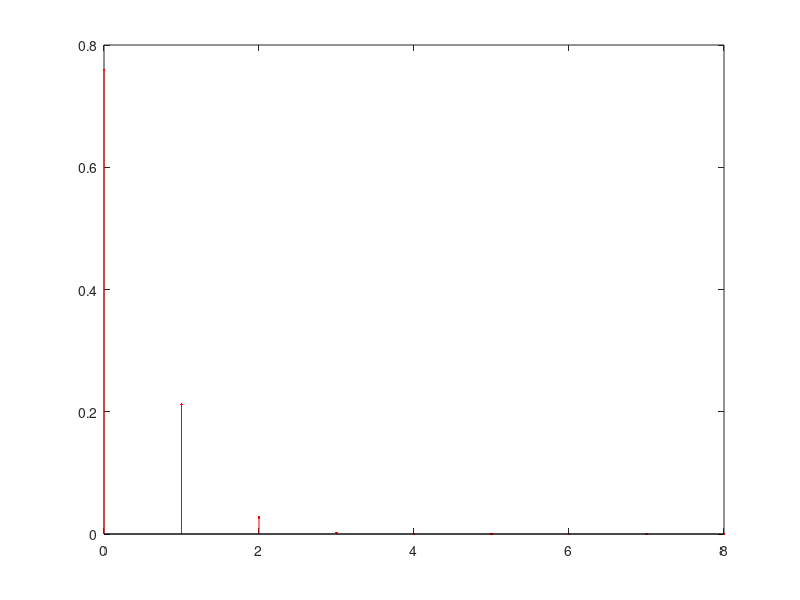

Write the MATLAB code that produced this figure.
%% 2.3 Section for evaluation
% Consider a toy manufacturing company producing a given toy. The toy is composed 
% by two components (1 and 2) that are produced separately and then are assembled 
% together. At the end, the toys are packed for commercialization in boxes of 
% n toys each. The manufacturing process of Component 1 produces p1 = 0.2% of 
% defective components. The manufacturing process of Component 2 produces p2 = 
% 0.5% of defective components. A toy is defective if at least one of its components 
% is defective. The assembly process produces pa = 1% of defective toys (even 
% when none of the 2 components is defective).
% 1. (Evaluation weight = 20%) Consider the event “A – a box of toys has at least 1 defective toy”.
% (a) Estimate by simulation the probability of event A when n = 8 toys.

N=1e5;                                                  % numero de experiencias
n = 8;                                                  % numero de brinquedos por caixa
experiencias = rand(n,N);                               % fabrico de peças p1
p1  = experiencias < 0.002;                             % peças p1 com defeito
experiencias = rand(n,N);                               % fabrico de peças p2
p2  = experiencias < 0.005;                             % peças p2 com defeito
experiencias = rand(n,N);                               % processo de montagem pa
pa  = experiencias < 0.01;                              % defeitos na montagem pa com defeito
ndefeitos = p1 + p2 + pa;                               % numero de defeitos por brinquedo
defeitos = ndefeitos > 0;                               % brinquedos com defeito
nbrinquedos = sum(defeitos);                            % numero de brinquedos com defeito por caixa
caixas = nbrinquedos >=1;                               % soma das caixas com pelo menos um brinquedo com defeito
probA= sum(caixas)/N                                    % calculo da probabilidade do acontecimento A
% (b) Estimate by simulation the average number of toys that are defective only due to the assembly process when event A occurs and n = 8 toys.

medias = 0;                                             % definir média para somar médias e veer valor médio das experiencias
counter = 0;                                            % definir counter para contar caixas com pelo menos 1 defeito
N=1e5;                                                  % numero de experiencias
n = 8;                                                  % numero de brinquedos por caixa
experiencias = rand(n,N);                               % fabrico de peças p1
p1  = experiencias < 0.002;                             % peças p1 com defeito
experiencias = rand(n,N);                               % fabrico de peças p2
p2  = experiencias < 0.005;                             % peças p2 com defeito
experiencias = rand(n,N);                               % processo de montagem pa
pa  = experiencias < 0.01;                              % defeitos na montagem pa com defeito
ndefeitos = p1 + p2 + pa;                               % numero de defeitos por brinquedo
defeitos = ndefeitos > 0;                               % brinquedos com defeito  
todosdef = sum(defeitos);                               % soma de todos os brinquedos defeitoosos por caixa 
mdefeitos = (p1+p2)>0;                                  % calculo de defeitos provocados por peças 
mdefeitos = (mdefeitos ~= pa) & pa;                     % calculo de defeitos provocados só por montagem
nmdefeitos = sum(mdefeitos);                            % numero de brinquedos com o defeito só de montagem
for d = 1:N                                             % for para iteração das matrizes
    if(todosdef(d) ~=0)                                 % verificação se existe pelo menos 1 brinquedo com defeito por caixa
        medias= medias + nmdefeitos(d)/todosdef(d);     % soma das médias de brinquedos defeitoosos devido a montagem em comparação aos defeitos totais por caixa
        counter = counter + 1;                          % contador de casos com pelo menos um defeito por caixa
    end                                                 % 
end                                                     %
result = medias/counter                                 % média final das médias obtidas
% 2. (Evaluation weight = 30%) Consider the event “B – a box of toys has no defective toys”.
% (a) Estimate by simulation the probability of event B when n = 8 toys. 

N=1e5;                                                  % numero de experiencias
n = 8;                                                  % numero de brinquedos por caixa
experiencias = rand(n,N);                               % fabrico de peças p1
p1  = experiencias < 0.002;                             % peças p1 com defeito
experiencias = rand(n,N);                               % fabrico de peças p2
p2  = experiencias < 0.005;                             % peças p2 com defeito
experiencias = rand(n,N);                               % processo de montagem pa
pa  = experiencias < 0.01;                              % defeitos na montagem pa com defeito
ndefeitos = p1 + p2 + pa;                               % numero de defeitos por brinquedo
defeitos = ndefeitos > 0;                               % brinquedos com defeito
nbrinquedos = sum(defeitos);                            % numero de brinquedos com defeito
caixas = nbrinquedos ==0;                               % soma das caixas com nenhum brinquedo com nenhum defeito
probB= sum(caixas)/N                                    % calculo da probabilidade do acontecimento B
% Check the consistency of this result with the one obtained in question 1(a).

vrfy = probB + probA                                    % verificação se os valores da probA e probB são compativeis
% (b) Determine the theoretical value of the probability of event B and compare it with the value estimated by simulation in question 2(a). 

X = 8;                                                  % (numero de sucessos em n experiências) numero de vezes que um acontecimento A ocorre em
n = 8;                                                  % n experiências de Bernoulli
k = X;                                                  % Pr(X=k)
p1 = 0.002;                                             % probabilidade das peças p1 terem defeito
p2 = 0.005;                                             % probabilidade das peças p2 terem defeito
pa = 0.01;                                              % probabilidade da montagem ter defeito
p = ((1-p1)*(1-p2)*(1-pa));                             % probabilidade do brinquedo não ter defeito, devido a ser sem defeito quer-se-á a probabilidade ~p1 e ~p2 e ~pa, sendo estes acontecimentos independentes tem-se então k a probabilidade destes acontecimentos acontecerem é igual à multiplicação destes 
probtheo = nchoosek(n,k)*p^k*(1-p)^(n-k)                % probabilidade teórica = nchoosek(n,k)*p^k*(1-p)^(n-k) em que nchoosek(n,k)= n!/(n-k)!/k!
% What do you conclude?

probB   
probtheo
%% 
% Pode-se concluir assim que as probabilidades obtidas por simulação e teoricamente 
% são bastante próximas
% (c) Make the necessary simulations to draw a plot graph of the probability of event B as a function of the box capacity n. Consider all values of n from 2 to 20. 

y = (2:20);                                              % probabilidade do acontecimento B em função da capacidade da caixa
p1 = 0.002;                                              % probabilidade das peças p1 terem defeito
p2 = 0.005;                                              % probabilidade das peças p2 terem defeito
pa = 0.01;                                               % probabilidade da montagem ter defeito
for k =  2:20                                            % (numero de sucessos em n experiências) numero de vezes que um acontecimento A ocorre em n experiências de Bernoulli de 2 a 20
    n =  k;                                              % n experiências de Bernoulli
    p = ((1-p1)*(1-p2)*(1-pa));                          % probabilidade do brinquedo não ter defeito, devido a ser sem defeito quer-se-á a probabilidade ~p1 e ~p2 e ~pa, sendo estes acontecimentos independentes tem-se então k a probabilidade destes acontecimentos acontecerem é igual à multiplicação destes 
    y(k-1) = nchoosek(n,k)*p^k*(1-p)^(n-k);              % y = probabilidade teórica = nchoosek(n,k)*p^k*(1-p)^(n-k) em que nchoosek(n,k)= n!/(n-k)!/k!
end
hold on;
plot(2:20,y,"r.-");
plot(2:20,ones(19)*0.9,"k--");
xlabel ("Capacidade da caixa");
ylabel ("Probabilidade de B");
legend ("Probabilidade de B como funçãos da capacidade da caixa n","Probabilidade de 90%");
% Describe and justify the obtained results.
% 
% (d) Analysing the plot drawn in the previous question 2(c), what must be the maximum box capacity if the company wants to guarantee that the probability of each box having no defective toys is at least 90%? 

plot(6,0.9,'b*');
text(6,0.9,"Probabilidade de 90% dos brinquedos não terem defeito")
hold off;
% 3. (Evaluation weight = 30%) Consider the random variable X representing the number of defective toys in a box.
% (a) Estimate by simulation the mass probability function pX(x) of X when n = 8 toys and draw it in a stem graph. 

N = 1e5;                                                % numero de experiencias
n = 8;                                                  % numero de brinquedos por caixa
experiencias = rand(n,N);                               % fabrico de peças p1
p1  = experiencias < 0.002;                             % peças p1 com defeito
experiencias = rand(n,N);                               % fabrico de peças p2
p2  = experiencias < 0.005;                             % peças p2 com defeito
experiencias = rand(n,N);                               % processo de montagem pa
pa  = experiencias < 0.01;                              % defeitos na montagem pa com defeito
ndefeitos = p1 + p2 + pa;                               % numero de defeitos por brinquedo
defeitos = ndefeitos > 0;                               % brinquedos com defeito
nbrinquedos = sum(defeitos);                            % numero de brinquedos com defeito
xi = (0:8);                                             % conjunto dos valores possiveis de serem assumidos  
px = zeros(1,9);                                        % probabilidade associada a cada um dos valores possiveis de serem assumidos
for val = nbrinquedos                                   % iteração pelos valores obtidos por simulação 
    switch(val)                                         % filtração dos valores
    case 0                                              % caso a caixa tenha 0 brinquedos com defeito              
        px(val+1) = px(val+1) + 1;                      % contar numero de caixas com 0 brinquedos com defeito
    case 1                                              % caso a caixa tenha 1 brinquedo com defeito                                                                               
        px(val+1) = px(val+1) + 1;                      % contar numero de caixas com 1 brinquedo com defeito
    case 2                                              % caso a caixa tenha 2 brinquedos com defeito
        px(val+1) = px(val+1) + 1;                      % contar numero de caixas com 2 brinquedos com defeito
    case 3                                              % caso a caixa tenha 3 brinquedos com defeito
        px(val+1) = px(val+1) + 1;                      % contar numero de caixas com 3 brinquedos com defeito
    case 4                                              % caso a caixa tenha 4 brinquedos com defeito
        px(val+1) = px(val+1) + 1;                      % contar numero de caixas com 4 brinquedos com defeito
    case 5                                              % caso a caixa tenha 5 brinquedos com defeito
        px(val+1) = px(val+1) + 1;                      % contar numero de caixas com 5 brinquedos com defeito
    case 6                                              % caso a caixa tenha 6 brinquedos com defeito
        px(val+1) = px(val+1) + 1;                      % contar numero de caixas com 6 brinquedos com defeito
    case 7                                              % caso a caixa tenha 7 brinquedos com defeito
        px(val+1) = px(val+1) + 1;                      % contar numero de caixas com 7 brinquedos com defeito
    case 8                                              % caso a caixa tenha 8 brinquedos com defeito
        px(val+1) = px(val+1) + 1;                      % contar numero de caixas com 8 brinquedos com defeito
    otherwise                                           % verificação de erro
        fprintf("Ocorreu um erro\n");                   % aviso de erro
    end                                                 % 
end                                                     %
px = px/(N)                                             % cálculo da probabilidade associada a cada um dos valores possiveis de serem assumidos
sum(px)                                                 % verificação de resultados (soma tem que ser igual a 1)
stem(xi,px,"filled",'r.')                               % stem da função massa
% Describe the obtained results and check their consistency with the result obtained in question 2(a).

probB                                                   % probabilidade de não existirem brinquedos defeitoosos numa caixa com n brinquedos
px(1)                                                   % probabilidade obtida por simulação de não existirem brinquedos defeitoosos numa caixa com n brinquedos
% (b) Based on pX(x), compute the probability of X >= 2. 

px2 = sum(px(3:9));                                     % probabilidade obtida por simulação de existirem >= 2 brinquedos defeitoosos numa caixa com n brinquedos, soma das probabilidades de sairem 2 a 8 brinquedos defeitoosos por caixa com n brinquedos
px2                                                     % observação do resultado
% What do you conclude?
% 
% (c) Based on pX(x), estimate the expected value, variance and standard deviation of X.
% Expected value

E = sum(xi .* px)                                       % valor esperado, tem-se que o valor esperado seja igual ao somatório de xi*p(xi)
E                                                       % observação do valor esperado
% Variance

var = sum((xi - E) .^2 .* px)                           % variancia, tem-se que o valor da variancia seja igual ao somatório de ((xi-E(X))^2)*p(xi) 
var                                                     % observação da variancia
% Standard deviation

devi = sqrt(var);                                       % desvio padrão, este é calculado fazendo a raiz quadrada da variancia
devi                                                    % observação do desvio padrão
% (d) Repeat questions 3(a), 3(b) and 3(c) but now considering n = 16 toys. Compare all results with the previous ones (obtained with n = 8 toys) and justify the differences.
% (a) Estimate by simulation the mass probability function pX(x) of X when n = 16 toys and draw it in a stem graph. 

N = 1e5;                                                % numero de experiencias
n = 16;                                                 % numero de brinquedos por caixa
experiencias = rand(n,N);                               % fabrico de peças p1
p1  = experiencias < 0.002;                             % peças p1 com defeito
experiencias = rand(n,N);                               % fabrico de peças p2
p2  = experiencias < 0.005;                             % peças p2 com defeito
experiencias = rand(n,N);                               % processo de montagem pa
pa  = experiencias < 0.01;                              % defeitos na montagem pa com defeito
ndefeitos = p1 + p2 + pa;                               % numero de defeitos por brinquedo
defeitos = ndefeitos > 0;                               % brinquedos com defeito
nbrinquedos = sum(defeitos);                            % numero de brinquedos com defeito
xi = (0:8);                                             % conjunto dos valores possiveis de serem assumidos  
px = zeros(1,9);                                        % probabilidade associada a cada um dos valores possiveis de serem assumidos
for val = nbrinquedos                                   % iteração pelos valores obtidos por simulação 
    switch(val)                                         % filtração dos valores
    case 0                                              % caso a caixa tenha 0 brinquedos com defeito              
        px(val+1) = px(val+1) + 1;                      % contar numero de caixas com 0 brinquedos com defeito
    case 1                                              % caso a caixa tenha 1 brinquedo com defeito                                                                               
        px(val+1) = px(val+1) + 1;                      % contar numero de caixas com 1 brinquedo com defeito
    case 2                                              % caso a caixa tenha 2 brinquedos com defeito
        px(val+1) = px(val+1) + 1;                      % contar numero de caixas com 2 brinquedos com defeito
    case 3                                              % caso a caixa tenha 3 brinquedos com defeito
        px(val+1) = px(val+1) + 1;                      % contar numero de caixas com 3 brinquedos com defeito
    case 4                                              % caso a caixa tenha 4 brinquedos com defeito
        px(val+1) = px(val+1) + 1;                      % contar numero de caixas com 4 brinquedos com defeito
    case 5                                              % caso a caixa tenha 5 brinquedos com defeito
        px(val+1) = px(val+1) + 1;                      % contar numero de caixas com 5 brinquedos com defeito
    case 6                                              % caso a caixa tenha 6 brinquedos com defeito
        px(val+1) = px(val+1) + 1;                      % contar numero de caixas com 6 brinquedos com defeito
    case 7                                              % caso a caixa tenha 7 brinquedos com defeito
        px(val+1) = px(val+1) + 1;                      % contar numero de caixas com 7 brinquedos com defeito
    case 8                                              % caso a caixa tenha 8 brinquedos com defeito
        px(val+1) = px(val+1) + 1;                      % contar numero de caixas com 8 brinquedos com defeito
    otherwise                                           % verificação de erro
        fprintf("Ocorreu um erro\n");                   % aviso de erro
    end                                                 % 
end                                                     %
px = px/(N)                                             % cálculo da probabilidade associada a cada um dos valores possiveis de serem assumidos
sum(px)                                                 % verificação de resultados (soma tem que ser igual a 1)
stem(xi,px,"filled",'r.')                               % stem da função massa
px(1)                                                   % probabilidade obtida por simulação de não existirem brinquedos defeitoosos numa caixa com n brinquedos
% (b) Based on pX(x), compute the probability of X >= 2. 

px2 = 0;                                                % probabilidade obtida por simulação de existirem >= 2 brinquedos defeitoosos numa caixa com n brinquedos
for i = 3:9                                             % iteração das probabilidades de sairem 2 a 8 brinquedos defeitoosos por caixa com n brinquedos
    px2 = px2 + px(i);                                  % soma das probabilidades de sairem 2 a 8 brinquedos defeitoosos por caixa com n brinquedos
end                                                     %
px2                                                     % observação do resultado
% What do you conclude?
% 
% (c) Based on pX(x), estimate the expected value, variance and standard deviation of X.
% Expected value

E = sum(xi .* px)                                       % valor esperado, tem-se que o valor esperado seja igual ao somatório de xi*p(xi)
E                                                       % observação do valor esperado
% Variance

var = sum((xi - E) .^2 .* px)                           % variancia, tem-se que o valor da variancia seja igual ao somatório de ((xi-E(X))^2)*p(xi) 
var                                                     % observação da variancia
% Standard deviation

devi = sqrt(var);                                       % desvio padrão, este é calculado fazendo a raiz quadrada da variancia
devi                                                    % observação do desvio padrão
% 4. (Evaluation weight = 20%) Assume now that the company aims to commercialize the toys in boxes of n = 20 toys guaranteeing that the probability of commercializing a box without defective toys is at least 90%. 
% To reach this goal, the assembly process was improved by reducing pa to 0.1% and a quality assurance process was implemented as follow: a sample of m toys (with 1 ≤ m < 20) is selected from each box for testing; the box is not commercialized if at least one of the selected toys is defective or is commercialized, otherwise.
% (a) Estimate by simulation the probability of a box being commercialized when the quality assurance process is set with m = 1 (check the usefulness of Matlab function randperm in the implementation of the simulation). 

m = 1;                                                  % numero de amostras retiradas por caixa
N = 1e5;                                                % numero de experiencias
n = 20;                                                 % numero de brinquedos por caixa
experiencias = rand(n,N);                               % fabrico de peças p1
p1  = experiencias < 0.002;                             % peças p1 com defeito
experiencias = rand(n,N);                               % fabrico de peças p2
p2  = experiencias < 0.005;                             % peças p2 com defeito
experiencias = rand(n,N);                               % processo de montagem pa
pa  = experiencias < 0.001;                             % defeitos na montagem pa com defeito
ndefeitos = p1 + p2 + pa;                               % numero de defeitos por brinquedo
defeitos = ndefeitos > 0;                               % brinquedos com defeito
ord = randperm(19);                                     % ordem random de retirada das m amostras
amostras = zeros(1,N);                                  % amostras
for i = 1:m                                             % iteração pelo numero de amostras a retirar por caixa
    for c = 1:N                                         % iteração pelas caixas
        amostras(c) = amostras(c) + defeitos(ord(i),c); % retiro de uma amostra random por caixa e guardar seu valor
    end                                                 %
end                                                     %
amostras = amostras > 0;                                % caixas com pelo menos um brinquedo com defeito
prob = 1 - (sum(amostras)/N)                            % probabilidade das caixas serem comercializadas
% What do you conclude?
% 
% (b) Estimate by simulation the lowest value of m that is required to reach the desired goal.

M = 19;                                                 % numero de amostras que poderão ser retirados
N = 1e5;                                                % numero de experiencias
n = 20;                                                 % numero de brinquedos por caixa
experiencias = rand(n,N);                               % fabrico de peças p1
p1  = experiencias < 0.002;                             % peças p1 com defeito
experiencias = rand(n,N);                               % fabrico de peças p2
p2  = experiencias < 0.005;                             % peças p2 com defeito
experiencias = rand(n,N);                               % processo de montagem pa
pa  = experiencias < 0.001;                             % defeitos na montagem pa com defeito
ndefeitos = p1 + p2 + pa;                               % numero de defeitos por brinquedo
defeitos = ndefeitos > 0;                               % brinquedos com defeito
caixas = sum(defeitos)>0;                               % caixas defeitoosas
for m = 1: M                                            % numero de amostras retiradas por caixa
    amostras = zeros(1,N);                              % amostras
    ord = randperm(19);                                 % ordem random de retirada das m amostras
    for i = 1:m                                         % iteração pelo numero de amostras a retirar por caixa
        for c = 1:N                                     % iteração pelas caixas
            amostras(c)=amostras(c)+defeitos(ord(i),c); % retiro de uma amostra random por caixa e guardar seu valor
        end                                             %
    end                                                 %
    amostras = amostras > 0;                            % caixas com pelo menos um brinquedo com defeito apanhadas pelo processo de garantia de qualidade
    escaparam = caixas - amostras;                      % caixas com defeitos que escaparam ao processo de garantia de qualidade 
    prob = 1 - (sum(escaparam)/(N-sum(amostras)));      % probabilidade das caixas serem comercializadas sem defeitos
    if prob >= 90/100                                   % verificação se a probabilidade de comercialização da caixa é pelo menos 90/100 
        result = m                                      % valor minimo para garantir que a probabilidade de comercialização da caixa é pelo menos 90/100 
        break                                           % 
    end                                                 %
end                                                     %
%